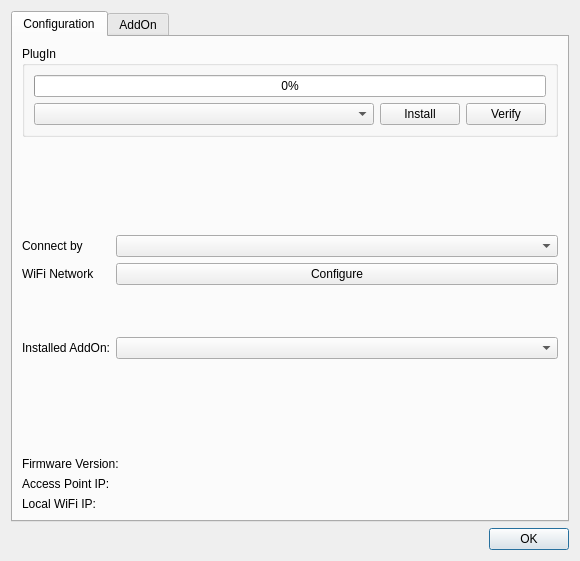
<?xml version="1.0" encoding="UTF-8"?>
<ui version="4.0">
 <class>DialogSettings</class>
 <widget class="QDialog" name="DialogSettings">
  <property name="geometry">
   <rect>
    <x>0</x>
    <y>0</y>
    <width>580</width>
    <height>561</height>
   </rect>
  </property>
  <property name="windowTitle">
   <string>Settings</string>
  </property>
  <layout class="QVBoxLayout" name="verticalLayout">
   <item>
    <widget class="QTabWidget" name="tabWidgetSettings">
     <property name="currentIndex">
      <number>0</number>
     </property>
     <widget class="QWidget" name="tab">
      <attribute name="title">
       <string>Configuration</string>
      </attribute>
      <layout class="QVBoxLayout" name="verticalLayout_3">
       <item>
        <widget class="QGroupBox" name="groupBox">
         <property name="sizePolicy">
          <sizepolicy hsizetype="Preferred" vsizetype="Maximum">
           <horstretch>0</horstretch>
           <verstretch>0</verstretch>
          </sizepolicy>
         </property>
         <property name="minimumSize">
          <size>
           <width>0</width>
           <height>0</height>
          </size>
         </property>
         <property name="title">
          <string>PlugIn</string>
         </property>
         <layout class="QVBoxLayout" name="verticalLayout_2">
          <item>
           <widget class="QProgressBar" name="progressBar">
            <property name="value">
             <number>0</number>
            </property>
           </widget>
          </item>
          <item>
           <layout class="QHBoxLayout" name="horizontalLayout">
            <item>
             <widget class="QComboBox" name="comboBoxPlugIn">
              <property name="sizePolicy">
               <sizepolicy hsizetype="Expanding" vsizetype="Fixed">
                <horstretch>0</horstretch>
                <verstretch>0</verstretch>
               </sizepolicy>
              </property>
             </widget>
            </item>
            <item>
             <widget class="QPushButton" name="pushButtonInstallPlugin">
              <property name="text">
               <string>Install</string>
              </property>
             </widget>
            </item>
            <item>
             <widget class="QPushButton" name="pushButtonVerifyPlugin">
              <property name="text">
               <string>Verify</string>
              </property>
             </widget>
            </item>
           </layout>
          </item>
         </layout>
        </widget>
       </item>
       <item>
        <spacer name="verticalSpacer">
         <property name="orientation">
          <enum>Qt::Vertical</enum>
         </property>
         <property name="sizeHint" stdset="0">
          <size>
           <width>20</width>
           <height>40</height>
          </size>
         </property>
        </spacer>
       </item>
       <item>
        <layout class="QFormLayout" name="formLayout_2">
         <property name="fieldGrowthPolicy">
          <enum>QFormLayout::AllNonFixedFieldsGrow</enum>
         </property>
         <item row="1" column="0">
          <widget class="QLabel" name="label_9">
           <property name="text">
            <string>Connect by</string>
           </property>
          </widget>
         </item>
         <item row="1" column="1">
          <widget class="QComboBox" name="comboBoxConnection">
           <property name="sizePolicy">
            <sizepolicy hsizetype="Expanding" vsizetype="Fixed">
             <horstretch>0</horstretch>
             <verstretch>0</verstretch>
            </sizepolicy>
           </property>
          </widget>
         </item>
         <item row="2" column="0">
          <widget class="QLabel" name="label">
           <property name="text">
            <string>WiFi Network</string>
           </property>
          </widget>
         </item>
         <item row="2" column="1">
          <widget class="QPushButton" name="pushButtonConfigureWiFi">
           <property name="sizePolicy">
            <sizepolicy hsizetype="Expanding" vsizetype="Fixed">
             <horstretch>0</horstretch>
             <verstretch>0</verstretch>
            </sizepolicy>
           </property>
           <property name="text">
            <string>Configure</string>
           </property>
          </widget>
         </item>
         <item row="4" column="1">
          <widget class="QComboBox" name="comboBoxAddOnId">
           <property name="sizePolicy">
            <sizepolicy hsizetype="Expanding" vsizetype="Fixed">
             <horstretch>0</horstretch>
             <verstretch>0</verstretch>
            </sizepolicy>
           </property>
          </widget>
         </item>
         <item row="4" column="0">
          <widget class="QLabel" name="label_5">
           <property name="text">
            <string>Installed AddOn:</string>
           </property>
          </widget>
         </item>
         <item row="3" column="1">
          <spacer name="verticalSpacer_2">
           <property name="orientation">
            <enum>Qt::Vertical</enum>
           </property>
           <property name="sizeHint" stdset="0">
            <size>
             <width>20</width>
             <height>40</height>
            </size>
           </property>
          </spacer>
         </item>
        </layout>
       </item>
       <item>
        <spacer name="verticalSpacer_3">
         <property name="orientation">
          <enum>Qt::Vertical</enum>
         </property>
         <property name="sizeHint" stdset="0">
          <size>
           <width>20</width>
           <height>40</height>
          </size>
         </property>
        </spacer>
       </item>
       <item>
        <layout class="QFormLayout" name="formLayoutIPs">
         <item row="1" column="0">
          <widget class="QLabel" name="label_4">
           <property name="text">
            <string>Firmware Version:</string>
           </property>
          </widget>
         </item>
         <item row="1" column="1">
          <widget class="QLabel" name="labelFirmwareVersion">
           <property name="text">
            <string/>
           </property>
          </widget>
         </item>
         <item row="2" column="0">
          <widget class="QLabel" name="label_6">
           <property name="text">
            <string>Access Point IP:</string>
           </property>
          </widget>
         </item>
         <item row="2" column="1">
          <widget class="QLabel" name="labelAccessPointIP">
           <property name="text">
            <string/>
           </property>
          </widget>
         </item>
         <item row="3" column="0">
          <widget class="QLabel" name="label_7">
           <property name="text">
            <string>Local WiFi IP:</string>
           </property>
          </widget>
         </item>
         <item row="3" column="1">
          <widget class="QLabel" name="labelLocalWiFiIP">
           <property name="text">
            <string/>
           </property>
          </widget>
         </item>
        </layout>
       </item>
      </layout>
     </widget>
     <widget class="QWidget" name="tabAddOn">
      <attribute name="title">
       <string>AddOn</string>
      </attribute>
      <layout class="QFormLayout" name="formLayout">
       <item row="0" column="0">
        <widget class="QLabel" name="label_8">
         <property name="text">
          <string>S/P-DIF Input:</string>
         </property>
        </widget>
       </item>
       <item row="0" column="1">
        <widget class="QComboBox" name="comboBoxSpdifInput"/>
       </item>
      </layout>
     </widget>
    </widget>
   </item>
   <item>
    <widget class="QDialogButtonBox" name="buttonBox">
     <property name="orientation">
      <enum>Qt::Horizontal</enum>
     </property>
     <property name="standardButtons">
      <set>QDialogButtonBox::Ok</set>
     </property>
    </widget>
   </item>
  </layout>
 </widget>
 <resources/>
 <connections>
  <connection>
   <sender>buttonBox</sender>
   <signal>accepted()</signal>
   <receiver>DialogSettings</receiver>
   <slot>accept()</slot>
   <hints>
    <hint type="sourcelabel">
     <x>248</x>
     <y>254</y>
    </hint>
    <hint type="destinationlabel">
     <x>157</x>
     <y>274</y>
    </hint>
   </hints>
  </connection>
  <connection>
   <sender>buttonBox</sender>
   <signal>rejected()</signal>
   <receiver>DialogSettings</receiver>
   <slot>reject()</slot>
   <hints>
    <hint type="sourcelabel">
     <x>316</x>
     <y>260</y>
    </hint>
    <hint type="destinationlabel">
     <x>286</x>
     <y>274</y>
    </hint>
   </hints>
  </connection>
 </connections>
</ui>
